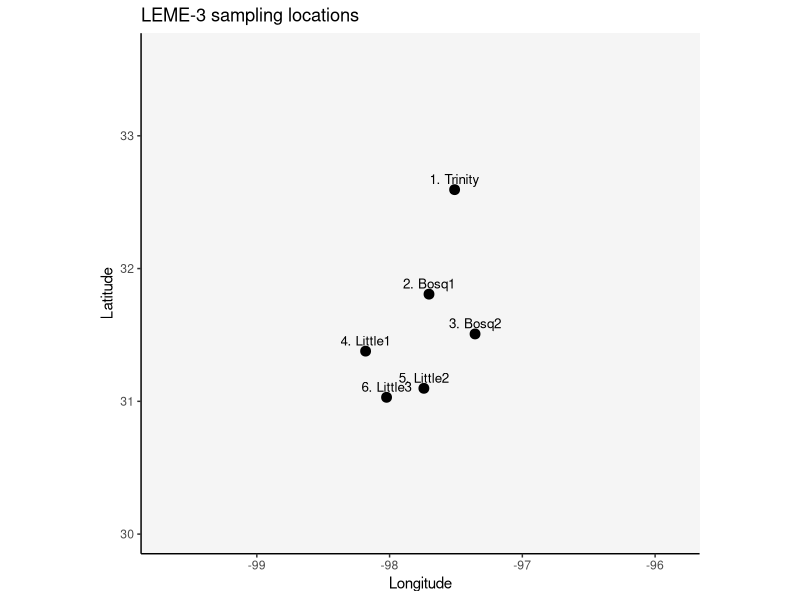
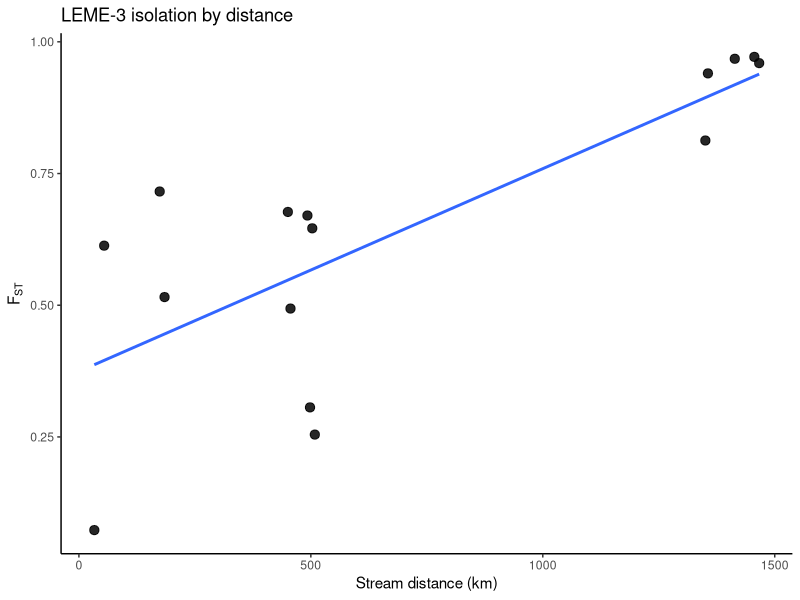

R code for these plots, in order: (Note: this script raises an error after producing the figures.)

# ========================================
# LEME-3
# Lepomis megalotis
# Longear Sunfish
#
# Source:
# Husemann et al. 2012. Comparative biogeography reveals differences
# in population genetic structure of five species of stream fishes.
#
# This workflow uses:
#   - site coordinates from Table 1 in the main paper
#   - pairwise FST and stream distances from Appendix 3
#
# Important note on coordinates:
# The genetic analyses are reported at six catchment-level populations
# (Trinity, Bosq1, Bosq2, Little1, Little2, Little3), but Table 1 lists
# nine site coordinates because some catchments had more than one sampled
# site. For catchments represented by multiple Table 1 sites, this script
# uses the mean latitude/longitude of the listed sites as the best-available
# catchment coordinate:
#   - Bosq1 = mean(NBOS3, NBOS5)
#   - Little2 = mean(COWH, SALA)
#   - Little3 = mean(ROCK, LAMP1)
#
# Builds:
#   LEME_3_coords
#   LEME_3_fst
#   LEME_3_rivdists
#
# Saves to:
#   /Users/johnmccall/Library/CloudStorage/OneDrive-TheOhioStateUniversity/Spring_2026/Landgen_DGS/DGS-Patterns-of-Fish-Diversity/DGS-Patterns-of-Fish-Diversity/Objective 2/Data/LEME-3/data/LEME-3.RData
#
# Plots in RStudio:
#   - site map
#   - isolation by distance plot using stream distance
# ========================================

library(dplyr)
library(ggplot2)
library(maps)

study_code <- "LEME-3"

base_root <- "/Users/johnmccall/Library/CloudStorage/OneDrive-TheOhioStateUniversity/Spring_2026/Landgen_DGS/DGS-Patterns-of-Fish-Diversity/DGS-Patterns-of-Fish-Diversity/Objective 2/Data"
base_dir  <- file.path(base_root, study_code)
data_dir  <- file.path(base_dir, "data")

dir.create(data_dir, recursive = TRUE, showWarnings = FALSE)

# -----------------------------
# 1) catchment coordinates
# -----------------------------
# Table 1 coordinates from the paper
site_tbl <- data.frame(
  map_code = c("BEAR", "ROCK", "MBOS", "NBOS3", "NBOS5", "COWH", "SALA", "LAMP2", "LAMP1"),
  pop      = c("Trinity", "Little3", "Bosq2", "Bosq1", "Bosq1", "Little2", "Little2", "Little1", "Little3"),
  lat      = c(32.59442, 30.94494, 31.50748, 31.97692, 31.63760, 31.28327, 30.91275, 31.37802, 31.11558),
  lon      = c(-97.51018, -97.99117, -97.35624, -98.03974, -97.36640, -97.88241, -97.60105, -98.18063, -98.05432),
  stringsAsFactors = FALSE
)

# catchment-level coordinates used in the genetic matrices
coords_lookup <- site_tbl %>%
  group_by(pop) %>%
  summarise(
    lat = mean(lat),
    lon = mean(lon),
    .groups = "drop"
  )

pop_order <- c("Trinity", "Bosq1", "Bosq2", "Little1", "Little2", "Little3")

coords_lookup <- coords_lookup %>%
  slice(match(pop_order, pop))

LEME_3_coords <- data.frame(
  site = as.character(seq_along(pop_order)),
  lat = coords_lookup$lat,
  lon = coords_lookup$lon,
  stringsAsFactors = FALSE
)

site_lookup <- data.frame(
  site = LEME_3_coords$site,
  pop = pop_order,
  stringsAsFactors = FALSE
)

# -----------------------------
# 2) pairwise FST matrix
# transcribed from Appendix 3
# any FST < 0 set to 0 per workflow standard
# -----------------------------
LEME_3_fst <- matrix(
  c(
    0.0, 0.8127, 0.9401, 0.9596, 0.9678, 0.9714,
    0.8127, 0.0, 0.6131, 0.6460, 0.6771, 0.6703,
    0.9401, 0.6131, 0.0, 0.2545, 0.4937, 0.3061,
    0.9596, 0.6460, 0.2545, 0.0, 0.5155, 0.0732,
    0.9678, 0.6771, 0.4937, 0.5155, 0.0, 0.7159,
    0.9714, 0.6703, 0.3061, 0.0732, 0.7159, 0.0
  ),
  nrow = 6,
  byrow = TRUE,
  dimnames = list(LEME_3_coords$site, LEME_3_coords$site)
)

LEME_3_fst[LEME_3_fst < 0] <- 0
diag(LEME_3_fst) <- 0

# -----------------------------
# 3) pairwise stream distance matrix (km)
# transcribed from Appendix 3
# -----------------------------
LEME_3_rivdists <- matrix(
  c(
    0.0, 1350.4000, 1356.0, 1466.4000, 1413.9000, 1456.0,
    1350.4000, 0.0, 54.4000, 503.0, 450.5000, 492.6000,
    1356.0, 54.4000, 0.0, 508.6000, 456.1000, 498.2000,
    1466.4000, 503.0, 508.6000, 0.0, 184.6000, 33.2000,
    1413.9000, 450.5000, 456.1000, 184.6000, 0.0, 174.2000,
    1456.0, 492.6000, 498.2000, 33.2000, 174.2000, 0.0
  ),
  nrow = 6,
  byrow = TRUE,
  dimnames = list(LEME_3_coords$site, LEME_3_coords$site)
)

diag(LEME_3_rivdists) <- 0

# -----------------------------
# 4) checks
# -----------------------------
stopifnot(identical(rownames(LEME_3_fst), LEME_3_coords$site))
stopifnot(identical(colnames(LEME_3_fst), LEME_3_coords$site))
stopifnot(identical(rownames(LEME_3_rivdists), LEME_3_coords$site))
stopifnot(identical(colnames(LEME_3_rivdists), LEME_3_coords$site))
stopifnot(isTRUE(all.equal(LEME_3_fst, t(LEME_3_fst))))
stopifnot(isTRUE(all.equal(LEME_3_rivdists, t(LEME_3_rivdists))))

# -----------------------------
# 5) pairwise dataframe for IBD
# -----------------------------
ibd_df <- data.frame(
  site1 = rownames(LEME_3_fst)[row(LEME_3_fst)[upper.tri(LEME_3_fst)]],
  site2 = colnames(LEME_3_fst)[col(LEME_3_fst)[upper.tri(LEME_3_fst)]],
  fst = LEME_3_fst[upper.tri(LEME_3_fst)],
  rivdist_km = LEME_3_rivdists[upper.tri(LEME_3_rivdists)],
  stringsAsFactors = FALSE
)

ibd_df$site1_pop <- site_lookup$pop[match(ibd_df$site1, site_lookup$site)]
ibd_df$site2_pop <- site_lookup$pop[match(ibd_df$site2, site_lookup$site)]

# -----------------------------
# 6) map
# US + Canada, zoomed to extent of points
# -----------------------------
world_map <- map_data("world") %>%
  filter(region %in% c("USA", "Canada"))

plot_sites <- left_join(LEME_3_coords, site_lookup, by = "site")

lon_rng <- range(plot_sites$lon, na.rm = TRUE)
lat_rng <- range(plot_sites$lat, na.rm = TRUE)

x_pad <- max(1.5, diff(lon_rng) * 0.20)
y_pad <- max(1.0, diff(lat_rng) * 0.20)

xlim_use <- c(lon_rng[1] - x_pad, lon_rng[2] + x_pad)
ylim_use <- c(lat_rng[1] - y_pad, lat_rng[2] + y_pad)

map_plot <- ggplot() +
  geom_polygon(
    data = world_map,
    aes(x = long, y = lat, group = group),
    fill = "grey96",
    color = "grey65",
    linewidth = 0.25
  ) +
  geom_point(
    data = plot_sites,
    aes(x = lon, y = lat),
    size = 3
  ) +
  geom_text(
    data = plot_sites,
    aes(x = lon, y = lat, label = paste0(site, ". ", pop)),
    nudge_y = 0.08,
    size = 3.4
  ) +
  coord_fixed(xlim = xlim_use, ylim = ylim_use) +
  theme_classic() +
  labs(
    x = "Longitude",
    y = "Latitude",
    title = paste0(study_code, " sampling locations")
  )

print(map_plot)

# -----------------------------
# 7) isolation by distance plot
# -----------------------------
ibd_plot <- ggplot(ibd_df, aes(x = rivdist_km, y = fst)) +
  geom_point(size = 2.8, alpha = 0.85) +
  geom_smooth(method = "lm", se = FALSE) +
  theme_classic() +
  labs(
    x = "Stream distance (km)",
    y = expression(F[ST]),
    title = paste0(study_code, " isolation by distance")
  )

print(ibd_plot)

# -----------------------------
# 8) save objects
# -----------------------------
LEME_3_rivdists = LEME_3_rivdists / 1000


save(
  LEME_3_fst,
  LEME_3_coords,
  LEME_3_rivdists,
  file = file.path(data_dir, paste0(study_code, ".RData"))
)
